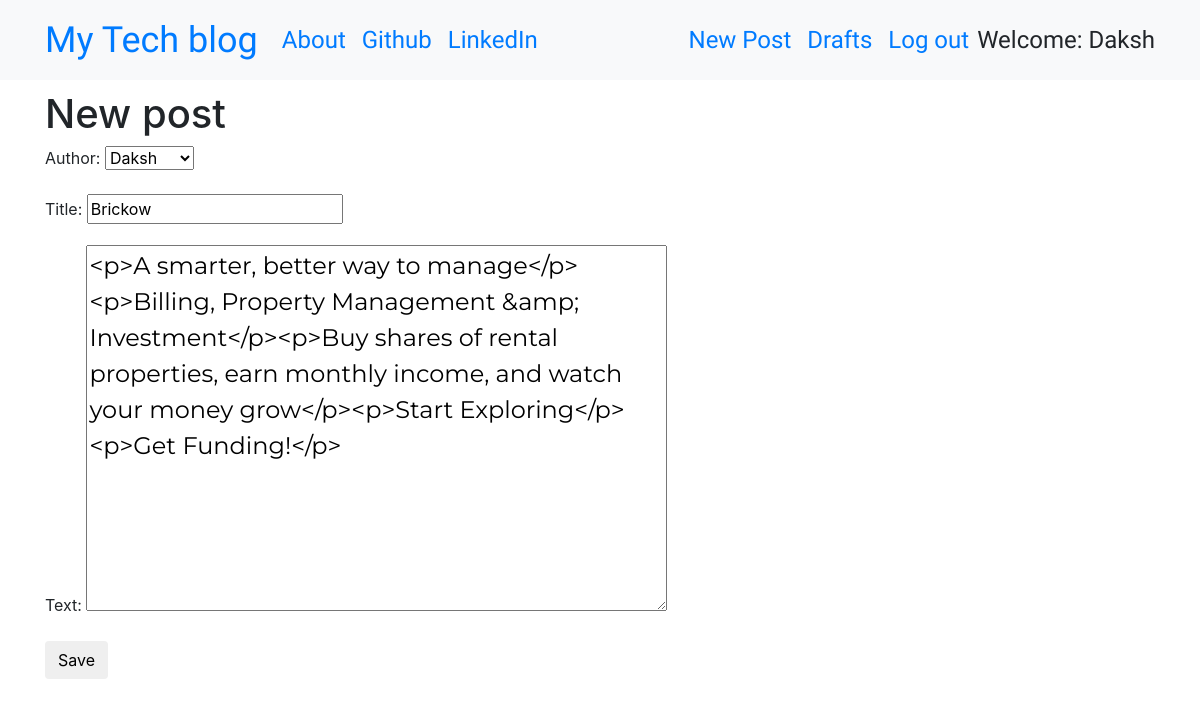
Screenshot of /post/3/edit/ (signed in) with the database file from the repository.
### blog/models.py (models this page shows, shortened)
class Post(models.Model):
    author = models.ForeignKey('auth.User',on_delete=models.CASCADE)
    title = models.CharField(max_length=200)
    text = models.TextField()
    created_date = models.DateTimeField(default=timezone.now)
    published_date = models.DateTimeField(blank=True, null=True)

### blog/views.py (the view)
# urls.py: path('post/<int:pk>/edit/', views.PostUpdateView.as_view(), name='post_edit'),
class PostUpdateView(LoginRequiredMixin,UpdateView):
    login_url = '/login/'
    redirect_field_name = 'blog/post_detail.html'
    form_class = PostForm
    model = Post

### blog/forms.py
class PostForm(forms.ModelForm):
    class Meta:
        model = Post
        fields = ('author','title', 'text',)
        widgets = {
            'title': forms.TextInput(attrs={'class': 'textinputclass'}),
            'text': forms.Textarea(attrs={'class': 'editable medium-editor-textarea postcontent'}),
        }

### blog/templates/blog/post_form.html (shortened to what this page needs)
{% extends 'blog/base.html' %}
{% block content %}
    <h1>New post</h1>
    <form method="POST" class="post-form">
    {{form.as_p}}
    <button type="submit" class="save btn btn-default">Save</button>
    </form>
{% endblock %}

### blog/templates/blog/base.html (shortened to what this page needs)
<!DOCTYPE html>
{% load static %}
<html>
  <head>
    <link rel="stylesheet" href="https://stackpath.bootstrapcdn.com/bootstrap/4.1.3/css/bootstrap.min.css"
>
    <link href="https://maxcdn.bootstrapcdn.com/font-awesome/4.7.0/css/font-awesome.min.css" rel="stylesheet">
    <link rel="stylesheet" href="//cdn.jsdelivr.net/medium-editor/latest/css/medium-editor.min.css" type="text/css" media="screen" charset="utf-8">
    <link rel="stylesheet" href="{% static 'css/blog.css' %}">
  </head>
  <body class='loader'>
    <nav class="navbar navbar-expand-lg bg-light techfont">
      <div class="container">
        <div class="navbar-nav align-items-center">
          <a class="navbar-brand bigbrand" href="{% url 'post_list' %}">My Tech blog</a>
          <a class="nav-item nav-link" href="{% url 'about' %}">About</a>
          <a class="nav-item nav-link" href="https://www.github.com">Github</a>
          <a class="nav-item nav-link" href="https://www.linkedin.com">LinkedIn</a>
        </div>
        <div class="navbar-nav align-items-center ml-auto">
          {% if user.is_authenticated %}
            <a class="nav-item nav-link" href="{% url 'post_new' %}">New Post</a>
            <a class="nav-item nav-link" href="{% url 'post_draft_list' %}">Drafts</a>
            <a class="nav-item nav-link" href="{% url 'logout' %}">Log out</a>
            <a >Welcome: {{ user.username }}</a>
          {% else %}
            <a class="nav-item nav-link" href="{% url 'login' %}" aria-label="Login">
              <span class="fa fa-user" aria-hidden="true"></span></a>
          {% endif %}
        </div>
      </div>
    </nav>
          <div class="content container">
              <div class="row">
                  <div class="col-md-8">
                    <div class="blog_posts">
                      {% block content %}
                      {% endblock %}
                    </div>
                  </div>
              </div>
          </div>
  </body>
</html>

### blog/static/css/blog.css (style rules this page uses)
.techfont { font-family: 'Russo One', sans-serif; font-size: 1.5em; margin-bottom: 10px; }
.postcontent { font-family: 'Montserrat'; font-size: 1.5em; }
.bigbrand { font-size: 1.5em; }
.loader { filter:hue-rotate(0deg); color: linear-gradient(45deg,#0f8,#08f); animation:hue 5000ms infinite linear; }

### rows the page displays
Post: author "Daksh", title "Brickow", text "<p>A smarter, better way to manage</p><p>Billing, Property Management &amp; Investment</p><p>Buy shares of rental properties, earn monthly income, and watch your money grow</p><p>Start Exploring</p><p>Get Funding!</p>"

### other values shown
{{ user.username }} "Daksh"
